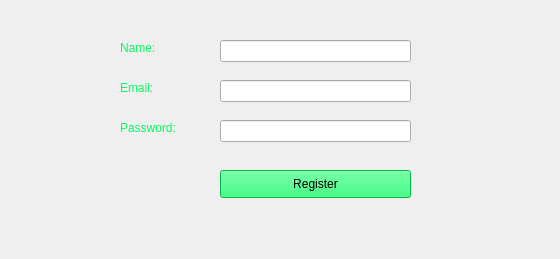
    <widget class="QWidget" name="tab_7">
     <attribute name="title">
      <string>Register</string>
     </attribute>
     <widget class="QLabel" name="label_9">
      <property name="geometry">
       <rect>
        <x>120</x>
        <y>120</y>
        <width>71</width>
        <height>16</height>
       </rect>
      </property>
      <property name="styleSheet">
       <string notr="true">color: rgb(0, 255, 93)</string>
      </property>
      <property name="text">
       <string>Password:</string>
      </property>
     </widget>
     <widget class="QLineEdit" name="reg_name">
      <property name="geometry">
       <rect>
        <x>220</x>
        <y>40</y>
        <width>191</width>
        <height>22</height>
       </rect>
      </property>
      <property name="styleSheet">
       <string notr="true">color:rgb(255, 183, 0)</string>
      </property>
     </widget>
     <widget class="QLabel" name="label_10">
      <property name="geometry">
       <rect>
        <x>120</x>
        <y>40</y>
        <width>55</width>
        <height>16</height>
       </rect>
      </property>
      <property name="styleSheet">
       <string notr="true">color: rgb(0, 255, 93)</string>
      </property>
      <property name="text">
       <string>Name:</string>
      </property>
     </widget>
     <widget class="QLabel" name="label_11">
      <property name="geometry">
       <rect>
        <x>120</x>
        <y>80</y>
        <width>55</width>
        <height>16</height>
       </rect>
      </property>
      <property name="styleSheet">
       <string notr="true">color: rgb(0, 255, 93)</string>
      </property>
      <property name="text">
       <string>Email:</string>
      </property>
     </widget>
     <widget class="QLineEdit" name="reg_pw">
      <property name="geometry">
       <rect>
        <x>220</x>
        <y>120</y>
        <width>191</width>
        <height>22</height>
       </rect>
      </property>
      <property name="styleSheet">
       <string notr="true">color:rgb(255, 183, 0)</string>
      </property>
      <property name="echoMode">
       <enum>QLineEdit::Password</enum>
      </property>
     </widget>
     <widget class="QLineEdit" name="reg_email">
      <property name="geometry">
       <rect>
        <x>220</x>
        <y>80</y>
        <width>191</width>
        <height>22</height>
       </rect>
      </property>
      <property name="styleSheet">
       <string notr="true">color:rgb(255, 183, 0)</string>
      </property>
     </widget>
     <widget class="QPushButton" name="reg_button">
      <property name="geometry">
       <rect>
        <x>220</x>
        <y>170</y>
        <width>191</width>
        <height>28</height>
       </rect>
      </property>
      <property name="styleSheet">
       <string notr="true">color: rgb(0,0,0);
background-color: rgb(0, 255, 93)</string>
      </property>
      <property name="text">
       <string>Register</string>
      </property>
     </widget>
     <widget class="QLabel" name="reg_err">
      <property name="geometry">
       <rect>
        <x>220</x>
        <y>230</y>
        <width>331</width>
        <height>20</height>
       </rect>
      </property>
      <property name="styleSheet">
       <string notr="true">color:rgb(255, 0, 0)</string>
      </property>
      <property name="text">
       <string/>
      </property>
     </widget>
    </widget>
